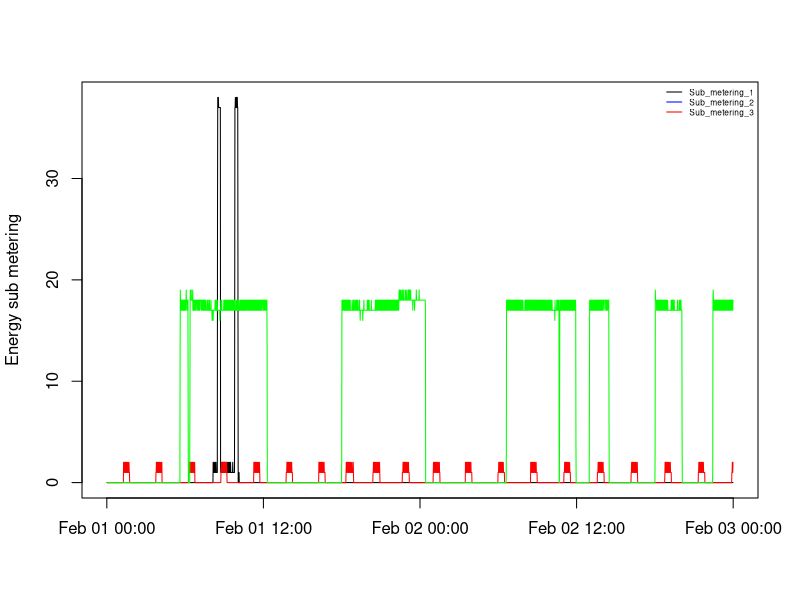

Here is the R script that generated this plot:
library(dplyr)
library(ggplot2)
library(data.table)
library(lubridate)

#Read data
consumpt<-fread('consumpt_1-2Feb2007.csv',na.strings=c("?",",,"))

#Convert dates to POSIX
consumpt$Date<-dmy_hms(paste(consumpt$Date,consumpt$Time))

#Make a plot with 1st submetering
plot(x=consumpt$Date,
     y=consumpt$Sub_metering_1,
     type="l",
     xlab='',
     ylab='Energy sub metering',
     main='')

#Adding 2 submetering lines
lines(consumpt$Date,consumpt$Sub_metering_2,col='red')
lines(consumpt$Date,consumpt$Sub_metering_3,col='green')

#Adding Legend
legend("topright" ,bty='n',lty=1,col = c('black',"blue", "red"), cex=.5,legend = c("Sub_metering_1", "Sub_metering_2","Sub_metering_3"))


#Copy Plot to PNG file
dev.copy(png, file = "plot3.png",width=480,height=480)
dev.off()

